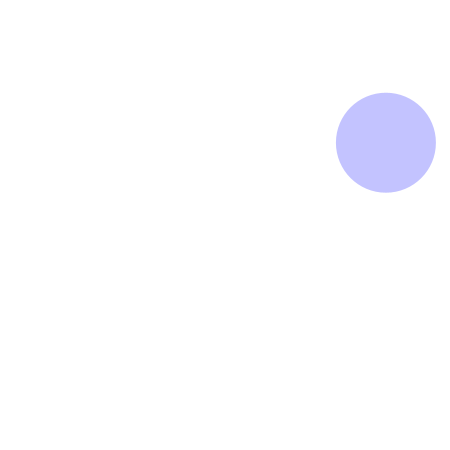
Frame 1 (no input)
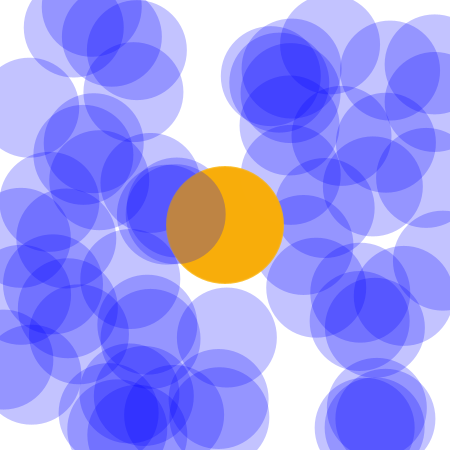
Frame 60 (the mouse pressed at the canvas centre just before this capture)
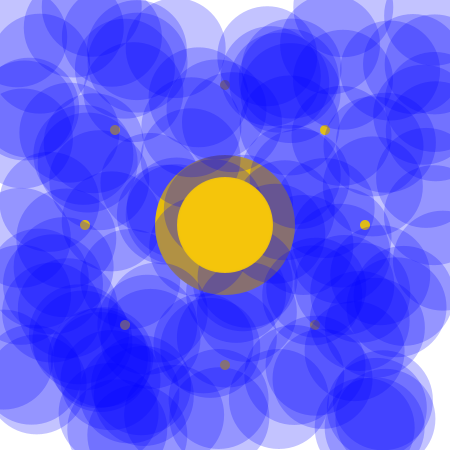
Frame 120 (the mouse held since frame 60 and released just before this capture)

The Processing sketch that drew these frames (run headless with seeded random() and noise(); from frame 60 on, the mouse is pressed at the canvas centre):

// Processing sketch: processing_160741
// ── processing_160741.pde

float r;
float g;
float b;
float a;

float diam;
float x;
float y;
int count;
int state;

void setup() {
  size(450,450);
  background(255);
  smooth();   
  count = 0; 
}

void draw() {
  // Each time through draw(), new random numbers are picked for a new ellipse.
  r = random(230,255); //red
  g = random(100,200); // green
  b = random(10,15); // blue
  a = random(200,255); // alpha 
  diam = count *2 ;
  x = 225; 
  y = 225; 
  noStroke(); //
  fill(r,g,b,a);
  ellipse(x,y,diam,diam);
    x = random(0,450);
    y = random(0,450);
    fill(0,0,255,60);
        ellipse(x,y,100,100);
    count++;
  if(count > 70){
    
   // background (20,30,150);

    fill(r,g,b,a);
    ellipse(85,225,10,10);
    fill(r,g,b,a);
    ellipse(365,225,10,10);
    fill(r,g,b,a);
    ellipse(225,85,10,10);
    fill(r,g,b,a);
    ellipse(225,365,10,10);
    fill(r,g,b,a);
    ellipse(125,325,10,10);
    fill(r,g,b,a);
    ellipse(315,325,10,10);
    fill(r,g,b,a);
    ellipse(115,130,10,10);
    fill(r,g,b,a);
    ellipse(325,130,10,10);
    x = random(0,450);
    y = random(0,450);
    fill(255,255,255,80);
        ellipse(x,y,5,5); 
    
    count = 0;
    
    state++;
    if(state > 1){
       state = 0;
       fill(r,g,b,250);
        ellipse(285,95,10,10);
      fill(r,g,b,250);
        ellipse(160,95,10,10);  
      fill(r,g,b,250);
        ellipse(275,355,10,10);
      fill(r,g,b,250);
        ellipse(175,355,10,10);
       fill(r,g,b,250);
        ellipse(90,285,10,10);
       fill(r,g,b,250);
        ellipse(350,285,10,10);
       fill(r,g,b,250);
        ellipse(350,175,10,10);
       fill(r,g,b,250);
        ellipse(90,175,10,10); 
       
        
    } 
 
  }
 
} 

void mouseOver(){
  background (20,50,100);
}
